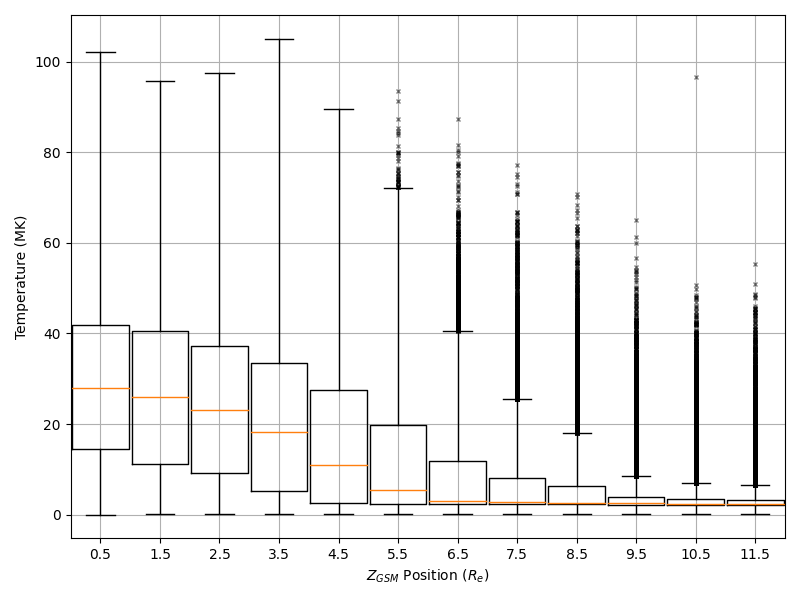

The script that drew this image:
from mpl_toolkits import mplot3d
import mphys as mp
import logging
import numpy as np
import pandas as pd
import matplotlib.pyplot as plt
import matplotlib.dates as mdates
from matplotlib import cm
import matplotlib as mpl
import seaborn as sns
import scipy
from mpl_toolkits.axes_grid1 import make_axes_locatable

years = [2, 11]  # The range of years to get
months = [7, 11]  # Months within year to get
dateRange = []
for y in range(*years):
    for m in range(*months):
        dateRange.append([y, m])  # Make list of months & years

with mp.Timer('Timing code'):
    moments = pd.read_csv('moments.csv',
                          index_col=0, parse_dates=True)
    # moments = mp.moments(dateRange)  # Regen moments data. Takes > 90s
    # moments.to_csv('moments.csv')
    omni = pd.read_csv('omni.csv',
                       index_col=0, parse_dates=True)
    # omni = mp.omni(dateRange)
    # omni.to_csv('omni.csv')
    pgp = mp.pgp(dateRange)  # Get predicted geometric position

    # data = pd.merge_asof(moments, omni, left_index=True, right_index=True)
    data = pd.merge_asof(moments, pgp, left_index=True, right_index=True)
    data = pd.merge_asof(data, omni, left_index=True, right_index=True)
    RE = 6371  # km
    data.z = data.z / RE  # Units to RE
    data.x = data.x / RE
    data.y = data.y / RE

    # plot conifg
    fig, ax = plt.subplots(figsize=[8, 6])
    plt.rc('font', family='serif')
    plt.rc('xtick', labelsize='x-small')
    plt.rc('ytick', labelsize='x-small')

    # T = 20  # Temperature lower limit
    # yCut = 100
    # data_filt = data[(data.temp >= T) & (data.y <= yCut) &
    #                  (data.y >= -yCut)]
    # data_filt = data[(data.temp >= T)].drop(columns=['y'])
    # data_filt = data[data.temp > 0]
    # print(data_filt.head())

    data = data[(data.temp >= 0) & (data.x <= 0)]
    n = 20  # Bounds of plot in Re
    bin_width = 1  # Size of bins in Re
    bin_edges = np.arange(0, data.z.abs().max(), bin_width)
    flierprops = dict(marker='x', markerfacecolor='k', markersize=3,
                      alpha=0.5)
    for i in range(len(bin_edges[:-1])):
        filt = data[(data.z.abs() >= bin_edges[i]) &
                    (data.z.abs() <= bin_edges[i+1])]
        print(len(filt))
        ax.boxplot(filt.temp, positions=[(
            bin_edges[:-1]+np.diff(bin_edges)/2)[i]],
            widths=bin_width*0.95, flierprops=flierprops, whis=3)

    # bins = scipy.stats.binned_statistic(
    #     data.z, data.temp, bins=bin_edges, statistic='mean')
    # stds = scipy.stats.binned_statistic(
    #     data.z, data.temp, bins=bin_edges, statistic='std')

    # print(bins.bin_edges, bins.statistic)
    # ax.hlines(bins.statistic,
    #           bins.bin_edges[:-1], bins.bin_edges[1:], color='k', lw=5)
    # ax.errorbar(bins.bin_edges[:-1]+np.diff(bins.bin_edges)/2,
    #             bins.statistic, yerr=stds.statistic, color='r')
    ax.set_ylabel(r'Temperature (MK)')
    ax.set_xlabel(r'$Z_{GSM}$ Position $(R_e)$')
    ax.grid()
    plt.tight_layout()
plt.show()
